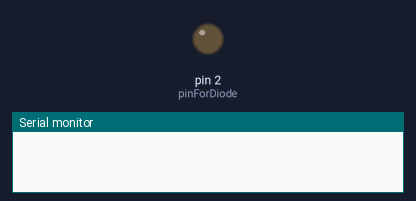
The program below on a simulated Arduino Uno, built with avr-gcc and run on an emulated ATmega328P. On the bench: output pins drawn as LEDs (lit = HIGH), the last lines printed to the serial monitor.

Above: at 0.1 s.
At 1.1 s:
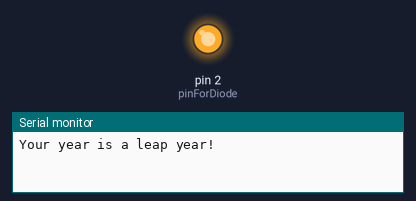
Timing chart, 0 to 2.6 s (numbered marks = the images above):
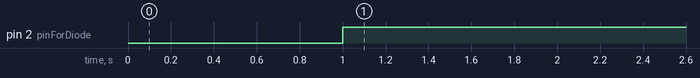

The program:

main.cpp
```cpp
#include <Arduino.h>

/* Pseudo code:
	Step 1 -> Save an integer named YEAR and assign it a value of the current year.
	Step 2 -> Make an IF statement which checks if the YEAR can be divided(/) with 4 AND NOT (%) with 100.
	Step 3 -> OR Check in the same IF statement if it can be divided(/) with 400.
	Step 4 -> If above are TRUE then PRINT 'Year is a leap year!'.
	Step 5 -> If above is FALSE then PRINT 'Year is not a leap year!'.
*/
const int pinForDiode = 2;
const int year = 1600;

// millis() setup:
unsigned long previousMillis = 0;
const long interval = 1000;


void setup() {
  // put your setup code here, to run once:
 Serial.begin(9600);
 pinMode(pinForDiode, OUTPUT);
}

void loop() {
	unsigned long currentMillis = millis();
	if (currentMillis - previousMillis >= interval)
	{
		// checking if the year is a leap year - calculating it.
		if ((year % 4 == 0) && (year % 100 != 0) || (year % 400  == 0))
		{
			digitalWrite(pinForDiode, HIGH);
			Serial.println("Your year is a leap year!");
		}
		else
		{
			digitalWrite(pinForDiode, LOW);
			Serial.println("Your year is NOT a leap year.");
		}
		previousMillis = currentMillis;
	}
}
```

Measured:
- by itself, pin 2 (pinForDiode): LOW → HIGH at 1.0 s
